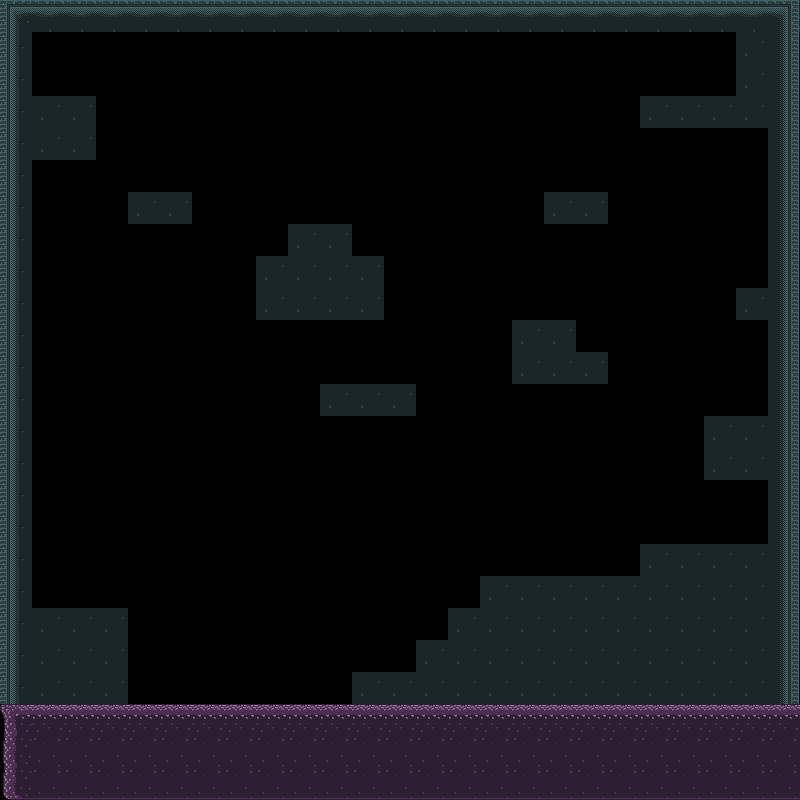

This game map was drawn from its Tiled (.tmx) file and the tilesets committed beside it. A one-line description and the trimmed map source follow:
An orthogonal 25x25 tile map with 32x32 px tiles, 2 tile layers (sub, collision) and 1 object (spawn).

<map version="1.4" tiledversion="1.4.3" orientation="orthogonal" renderorder="right-down" width="25" height="25" tilewidth="32" tileheight="32" infinite="0" nextlayerid="4" nextobjectid="3">
 <editorsettings>
  <export target="tile2..tmx" format="tmx" />
 </editorsettings>
 <tileset firstgid="1" source="test3tile.tsx" />
 <layer id="2" name="sub" width="25" height="25">
  <data>[625 cells, 7 non-empty, 1 distinct tile ids]</data>
 </layer>
 <layer id="1" name="collision" width="25" height="25">
  <data>[625 cells, 235 non-empty, 12 distinct tile ids]</data>
 </layer>
 <objectgroup id="3" name="objects">
  <object id="2" name="spawn" x="64.1931" y="510.977" width="34.6643" height="32.0965" />
 </objectgroup>
</map>
